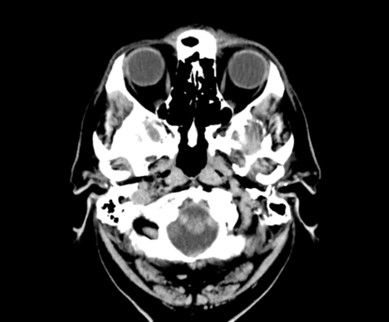
%> input picture Lab 4/Picture3.jpg, 389 x 322 px
$ octave p3.m   (GNU Octave 9; MATLAB toolbox functions it lacks are replaced by stand-ins)
%> lines starting %> are read from the running program, lines starting %| are printed output that depends on the picture; in (x1, y1, x2, y2) boxes, pixels count from 0 and x2, y2 are one past the last pixel; in counts of white or black regions, pixels touching at a corner belong together; the program's own positions count from 1
original = imread('Picture3.jpg');
%> original is the input picture: size 322x389x3 uint8; min 0, max 255, mean 51.3
original = im2double(original);
%> original: size 322x389x3 double

if size(original, 3) == 3
    original_gray = rgb2gray(original);
else
    original_gray = original;
end

edge_roberts = edge(original_gray, 'roberts');
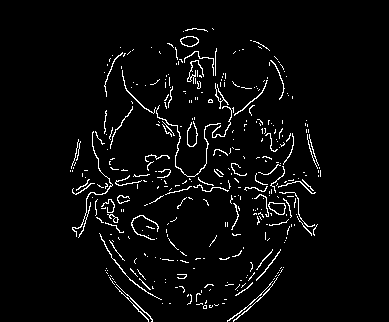
%> edge_roberts: size 322x389 logical; 3.8% white in thin lines or dots, all inside (x1, y1, x2, y2) = (70, 28, 321, 322)
edge_sobel = edge(original_gray, 'sobel');
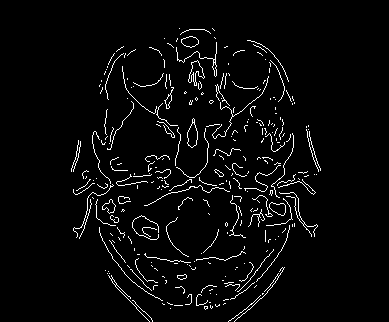
%> edge_sobel: size 322x389 logical; 3.6% white in thin lines or dots, all inside (x1, y1, x2, y2) = (71, 28, 321, 322)
edge_prewitt = edge(original_gray, 'prewitt');
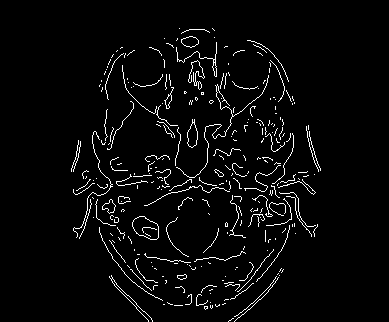
%> edge_prewitt: size 322x389 logical; 3.6% white in thin lines or dots, all inside (x1, y1, x2, y2) = (71, 28, 321, 322)

figure('Name','Edge Detection using Different Operators','NumberTitle','off');

subplot(2, 2, 1);
imshow(original_gray);
title('Original Image');

subplot(2, 2, 2);
imshow(edge_roberts);
title('Roberts Operator');

subplot(2, 2, 3);
imshow(edge_sobel);
title('Sobel Operator');

subplot(2, 2, 4);
imshow(edge_prewitt);
title('Prewitt Operator');

$ run again, with Lab 4/Picture1.jpg copied over Lab 4/Picture3.jpg
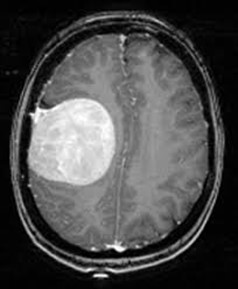
%> input picture Lab 4/Picture1.jpg, 238 x 289 px
%> original is the input picture: size 289x238x3 uint8; min 0, max 255, mean 75.8
%> original: size 289x238x3 double
%> `edge_roberts = edge(original_gray, 'roberts');`:
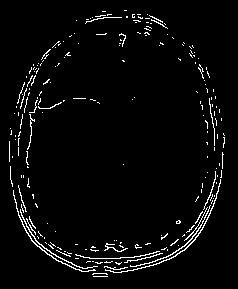
%> edge_roberts: size 289x238 logical; 3.5% white in thin lines or dots, all inside (x1, y1, x2, y2) = (9, 10, 225, 277)
%> edge_sobel: size 289x238 logical; 3.7% white in thin lines or dots, all inside (x1, y1, x2, y2) = (9, 10, 225, 278)
%> `edge_prewitt = edge(original_gray, 'prewitt');`:
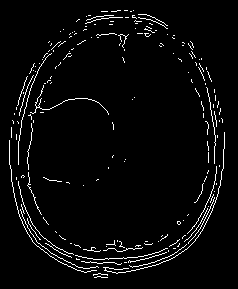
%> edge_prewitt: size 289x238 logical; 3.6% white in thin lines or dots, all inside (x1, y1, x2, y2) = (9, 10, 225, 278)

$ run again, with Lab 4/Picture2.jpg copied over Lab 4/Picture3.jpg
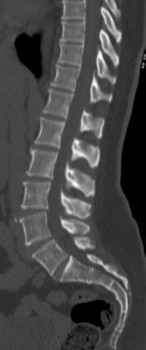
%> input picture Lab 4/Picture2.jpg, 146 x 350 px
%> original is the input picture: size 350x146x3 uint8; min 0, max 255, mean 71.1
%> original: size 350x146x3 double
%> `edge_roberts = edge(original_gray, 'roberts');`:
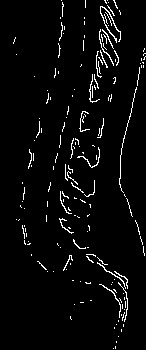
%> edge_roberts: size 350x146 logical; 3.7% white in thin lines or dots
%> edge_sobel: size 350x146 logical; 3.9% white in thin lines or dots
%> `edge_prewitt = edge(original_gray, 'prewitt');`:
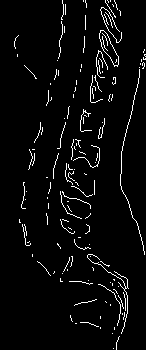
%> edge_prewitt: size 350x146 logical; 3.9% white in thin lines or dots
